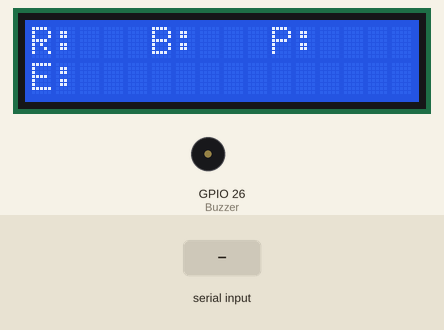
Recording of a sketch running on a simulated ESP32. Parts: 16×2 character LCD, buzzer (waves = sounding, pin HIGH). The test bench sets the inputs (shaded band). What the sketch prints to the serial monitor is not drawn.

Above: at 1.2 s.
1.3 s: "UNKNOWN\n" received over the second serial link
At 2.0 s:
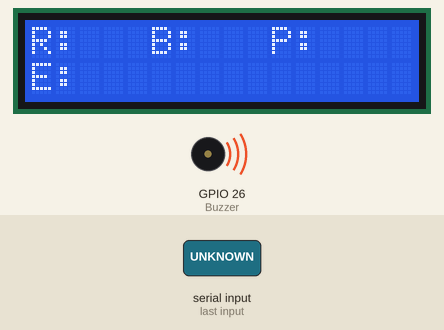
3.8 s: "RED\n" received over the second serial link
At 4.8 s:
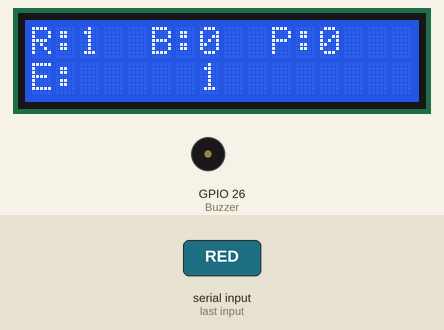
5.3 s: "BLUE\n" received over the second serial link
At 5.9 s:
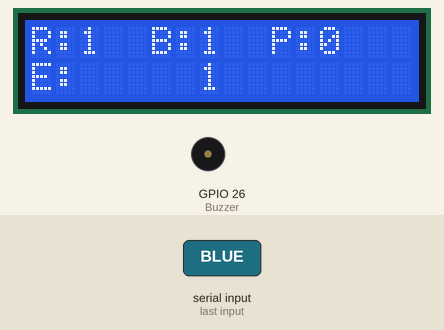
6.8 s: "PINK\n" received over the second serial link
At 8.2 s:
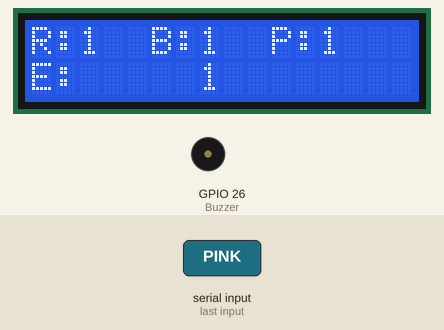
Timing chart, 0 to 9.3 s (numbered marks = the images above; inputs shaded):
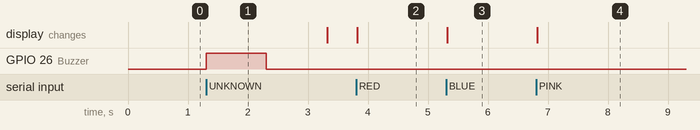

Measured:
- after the input at 1.3 s, GPIO 26 (Buzzer): LOW → HIGH at once, → LOW 1.0 s later
- after the input at 3.8 s, the display: changes at once (image 2)
- after the input at 5.3 s, the display: changes at once (image 3)
- after the input at 6.8 s, the display: changes at once (image 4)

The sketch:

ESP32.ino
```cpp
#include <Wire.h>
#include <LiquidCrystal_I2C.h>

#define RXD2 16  // U2-RX
#define TXD2 17  // U2-TX
#define Buzzer 26

LiquidCrystal_I2C lcd(0x27, 16, 2);

int redCount = 0, blueCount = 0, pinkCount = 0, eCount = 0;

void setup() {
  Serial.begin(115200); // debug
  Serial2.begin(9600, SERIAL_8N1, RXD2, TXD2); // UART2

  pinMode(Buzzer, OUTPUT);

  lcd.init();
  lcd.backlight();

  // In form cố định lên LCD
  lcd.setCursor(0, 0); lcd.print("R:");
  lcd.setCursor(5, 0); lcd.print("B:");
  lcd.setCursor(10, 0); lcd.print("P:");
  lcd.setCursor(0, 1); lcd.print("E:");
}

void loop() {
  if (Serial2.available()) {
    String msg = Serial2.readStringUntil('\n');
    msg.trim();  // loại bỏ khoảng trắng, xuống dòng

    Serial.println("Received: " + msg); // in ra để kiểm tra

    // Xử lý chuỗi nhận được
    updateColorCount(msg);
    updateLCD();
  }
}

// Giả định: Arduino gửi sang ESP32 chuỗi là tên màu, ví dụ "RED", "BLUE", "PINK"
void updateColorCount(String color) {
  if (color == "RED") redCount++;
  else if (color == "BLUE") blueCount++;
  else if (color == "PINK") pinkCount++;
  else if (color == "UNKNOWN") {
    eCount++;
     digitalWrite(Buzzer, HIGH); // bật buzzer
    delay(1000);                // chờ 1 giây
    digitalWrite(Buzzer, LOW);  // tắt buzzer
    delay(1000);                // chờ 1 giây
  }
  // nếu là UNKNOWN thì bỏ qua
}

void updateLCD() {
  int total = redCount + blueCount + pinkCount;

  // Xóa và cập nhật dòng 1
  lcd.setCursor(2, 0); lcd.print("   "); // clear R
  lcd.setCursor(2, 0); lcd.print(redCount);

  lcd.setCursor(7, 0); lcd.print("   "); // clear B
  lcd.setCursor(7, 0); lcd.print(blueCount);

  lcd.setCursor(12, 0); lcd.print("   "); // clear P
  lcd.setCursor(12, 0); lcd.print(pinkCount);

  // Xóa và cập nhật dòng 2
  lcd.setCursor(7, 1); lcd.print("     "); // clear Total
  lcd.setCursor(7, 1); lcd.print(eCount);
}
```
